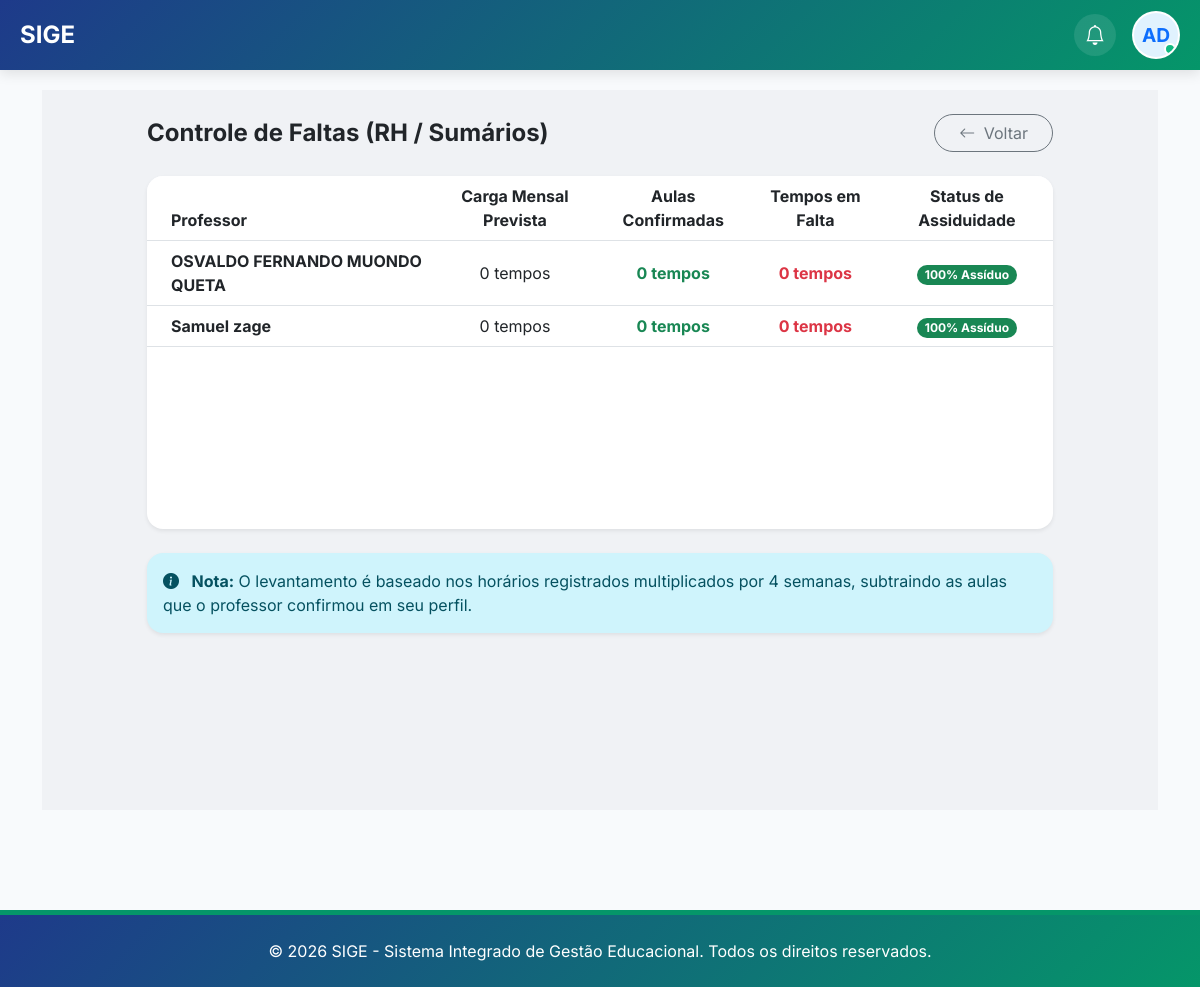
Screenshot of /rh/faltas/ (signed in) with the database file from the repository.
### core/models.py (models this page shows, shortened)
class Professor(models.Model):
    user = models.OneToOneField(User, on_delete=models.CASCADE, null=True, blank=True)
    codigo_professor = models.CharField(max_length=20, unique=True, verbose_name="Código do Professor", blank=True)
    nome_completo = models.CharField(max_length=200, verbose_name="Nome Completo", unique=True)
    genero = models.CharField(max_length=20, choices=[('M', 'Masculino'), ('F', 'Feminino')], verbose_name="Género", default='M')
    data_nascimento = models.DateField(verbose_name="Data de Nascimento")
    nacionalidade = models.CharField(max_length=100, verbose_name="Nacionalidade", default="Angolana")
    bilhete_identidade = models.CharField(max_length=50, verbose_name="Nº do BI", unique=True)
    estado_civil = models.CharField(max_length=50, verbose_name="Estado Civil", blank=True)
    telefone = models.CharField(max_length=20, verbose_name="Telefone", unique=True)
    email = models.EmailField(verbose_name="Email", unique=True)
    endereco = models.TextField(verbose_name="Endereço")
    municipio_provincia = models.CharField(max_length=200, verbose_name="Município / Província", blank=True)
    GRAU_ACADEMICO_CHOICES = [
        ('licenciado', 'Licenciado'),
        ('mestre', 'Mestre'),
        ('doutor', 'Doutor'),
    ]
    grau_academico = models.CharField(max_length=20, choices=GRAU_ACADEMICO_CHOICES, verbose_name="Grau Académico", blank=True)
    area_formacao = models.CharField(max_length=200, verbose_name="Área de Formação", blank=True)
    especialidade = models.CharField(max_length=200, verbose_name="Especialidade", blank=True, null=True)
    CATEGORIA_CHOICES = [
        ('assistente_estagiario', 'Assistente Estagiário'),
        ('assistente', 'Assistente'),
        ('auxiliar', 'Auxiliar'),
        ('associado', 'Associado'),
        ('professor_catedratico', 'Professor Catedrático'),
        ('docente_convidado', 'Docente Convidado'),
    ]
    categoria = models.CharField(max_length=50, choices=CATEGORIA_CHOICES, verbose_name="Categoria", blank=True)
    TIPO_VINCULO_CHOICES = [
        ('efetivo', 'Efetivo'),
        ('colaborador', 'Colaborador'),
        ('estagiario', 'Estagiário'),
    ]
    tipo_vinculo = models.CharField(max_length=20, choices=TIPO_VINCULO_CHOICES, verbose_name="Tipo de Vínculo", blank=True)
    data_admissao = models.DateField(verbose_name="Data de Admissão", default=timezone.now)
    data_contratacao = models.DateField(verbose_name="Data de Contratação", default=timezone.now) # Mantendo por compatibilidade se necessário
    ESTADO_CHOICES = [
        ('ativo', 'Ativo'),
        ('inativo', 'Inativo'),
    ]
    estado = models.CharField(max_length=10, choices=ESTADO_CHOICES, default='ativo', verbose_name="Estado")
    class Meta:
        verbose_name = "Professor"
        verbose_name_plural = "Professores"
        ordering = ['nome_completo']

### core/views.py (the view)
# urls.py: path('rh/faltas/', views.painel_rh_faltas, name='painel_rh_faltas'),
@login_required
def painel_rh_faltas(request):
    if not hasattr(request.user, 'perfil') or request.user.perfil.nivel_acesso not in ['admin', 'super_admin', 'financeiro', 'pedagogico', 'secretaria']:
        messages.error(request, f"Acesso negado. Seu nível de acesso é: {request.user.perfil.nivel_acesso if hasattr(request.user, 'perfil') else 'Nenhum'}")
        return redirect('painel_principal')
    from .models import Professor, RegistroPresencaProfessor
    from django.db.models import Sum
    professores = Professor.objects.all()
    dados_faltas = []
    for prof in professores:
        carga_semanal = prof.horarios.aggregate(total=Sum('tempos_aula'))['total'] or 0
        total_previsto_mensal = carga_semanal * 4 # 4 semanas
        registros = RegistroPresencaProfessor.objects.filter(
            professor=prof,
            lecionada=True,
            data__month=timezone.now().month,
            data__year=timezone.now().year
        ).select_related('horario')
        total_lecionado = 0
        for reg in registros:
            if reg.horario:
                total_lecionado += reg.horario.tempos_aula
            else:
                total_lecionado += 2 # Fallback
        faltas = max(0, total_previsto_mensal - total_lecionado)
        dados_faltas.append({
            'professor': prof,
            'previsto': total_previsto_mensal,
            'realizado': total_lecionado,
            'faltas': faltas
        })
    return render(request, 'core/painel_rh_faltas.html', {'dados_faltas': dados_faltas})

### core/context_processors.py (called while the page is built)
def subscricao_context(request):
    if not request.user.is_authenticated:
        return {}
    subscricao = Subscricao.objects.filter(estado__in=['ativo', 'teste']).first()
    return {'subscricao': subscricao}

def global_academic_context(request):
    config = ConfiguracaoEscola.objects.first()
    context = {
        'config': config
    }
    if request.user.is_authenticated:
        ano_id = request.session.get('ano_academico_id')
        if ano_id:
            ano_atual = AnoAcademico.objects.filter(id=ano_id).first()
        else:
            ano_atual = AnoAcademico.get_atual()
            if ano_atual:
                request.session['ano_academico_id'] = ano_atual.id
        semestre_atual = None
        if ano_atual:
            semestre_atual = ano_atual.semestres.filter(ativo=True).first()
        perfil = PerfilUsuario.objects.filter(user=request.user).first()
        context.update({
            'ano_atual': ano_atual,
            'semestre_atual': semestre_atual,
            'user_perfil': perfil
        })
    return context

### core/templates/core/painel_rh_faltas.html
{% extends 'core/base.html' %}
{% load static %}
{% block content %}
<div class="container-fluid py-4" style="background-color: #f0f2f5; min-height: 90vh;">
    <div class="row justify-content-center">
        <div class="col-lg-10">
            <div class="d-flex justify-content-between align-items-center mb-4">
                <h2 class="h4 mb-0 fw-bold text-dark">Controle de Faltas (RH / Sumários)</h2>
                <a href="{% url 'listar_professores' %}" class="btn btn-outline-secondary rounded-pill px-4">
                    <i class="bi bi-arrow-left me-1"></i> Voltar
                </a>
            </div>
            <div class="card border-0 shadow-sm rounded-4 overflow-hidden">
                <div class="table-responsive">
                    <table class="table table-hover align-middle mb-0">
                        <thead class="bg-light">
                            <tr>
                                <th class="ps-4">Professor</th>
                                <th class="text-center">Carga Mensal Prevista</th>
                                <th class="text-center">Aulas Confirmadas</th>
                                <th class="text-center">Tempos em Falta</th>
                                <th class="text-center">Status de Assiduidade</th>
                            </tr>
                        </thead>
                        <tbody>
                            {% for dado in dados_faltas %}
                            <tr>
                                <td class="ps-4">
                                    <div class="d-flex align-items-center">
                                        <div class="fw-bold">{{ dado.professor.nome_completo }}</div>
                                    </div>
                                </td>
                                <td class="text-center">{{ dado.previsto }} tempos</td>
                                <td class="text-center">
                                    <span class="text-success fw-bold">{{ dado.realizado }} tempos</span>
                                </td>
                                <td class="text-center">
                                    <span class="text-danger fw-bold">{{ dado.faltas }} tempos</span>
                                </td>
                                <td class="text-center">
                                    {% if dado.faltas == 0 %}
                                        <span class="badge bg-success rounded-pill">100% Assíduo</span>
                                    {% elif dado.faltas < 10 %}
                                        <span class="badge bg-warning text-dark rounded-pill">Alerta</span>
                                    {% else %}
                                        <span class="badge bg-danger rounded-pill">Crítico</span>
                                    {% endif %}
                                </td>
                            </tr>
                            {% empty %}
                            <tr>
                                <td colspan="5" class="text-center py-4 text-muted">Nenhum dado de carga letiva encontrado.</td>
                            </tr>
                            {% endfor %}
                        </tbody>
                    </table>
                </div>
            </div>
            <div class="alert alert-info mt-4 rounded-4 border-0 shadow-sm">
                <i class="bi bi-info-circle-fill me-2"></i>
                <strong>Nota:</strong> O levantamento é baseado nos horários registrados multiplicados por 4 semanas, subtraindo as aulas que o professor confirmou em seu perfil.
            </div>
        </div>
    </div>
</div>
{% endblock %}

### core/templates/core/base.html (style rules this page uses)
:root { --primary-color: #1e3a8a; --secondary-color: #059669; --accent-color: #f59e0b; --light-bg: #f8fafc; }
html, body { height: 100%; margin: 0; padding: 0; }
body { font-family: 'Inter', sans-serif; background-color: #f8fafc; display: flex; flex-direction: column; min-height: 100vh; }
.card { transition: transform 0.3s; height: 100%; border-radius: 15px; border: none; box-shadow: 0 4px 6px rgba(0,0,0,0.05); }

### rows the page displays
Professor: professor.nome_completo "OSVALDO FERNANDO MUONDO QUETA", previsto "0", realizado "0", faltas "0"
Professor: professor.nome_completo "Samuel zage", previsto "0", realizado "0", faltas "0"
